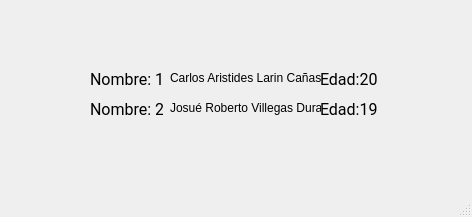
<?xml version="1.0" encoding="UTF-8"?>
<ui version="4.0">
 <class>Ejercicio1</class>
 <widget class="QMainWindow" name="Ejercicio1">
  <property name="geometry">
   <rect>
    <x>0</x>
    <y>0</y>
    <width>472</width>
    <height>217</height>
   </rect>
  </property>
  <property name="windowTitle">
   <string>MainWindow</string>
  </property>
  <widget class="QWidget" name="centralwidget">
   <widget class="QLabel" name="Nombre2">
    <property name="enabled">
     <bool>true</bool>
    </property>
    <property name="geometry">
     <rect>
      <x>90</x>
      <y>100</y>
      <width>73</width>
      <height>19</height>
     </rect>
    </property>
    <property name="font">
     <font>
      <family>Roboto</family>
      <pointsize>12</pointsize>
     </font>
    </property>
    <property name="cursor">
     <cursorShape>PointingHandCursor</cursorShape>
    </property>
    <property name="text">
     <string>Nombre: 2</string>
    </property>
   </widget>
   <widget class="QLabel" name="NombreCALC_2">
    <property name="geometry">
     <rect>
      <x>170</x>
      <y>100</y>
      <width>151</width>
      <height>16</height>
     </rect>
    </property>
    <property name="text">
     <string>Josué Roberto Villegas Duran</string>
    </property>
   </widget>
   <widget class="QLabel" name="Edada1">
    <property name="enabled">
     <bool>true</bool>
    </property>
    <property name="geometry">
     <rect>
      <x>320</x>
      <y>70</y>
      <width>73</width>
      <height>19</height>
     </rect>
    </property>
    <property name="font">
     <font>
      <family>Roboto</family>
      <pointsize>12</pointsize>
     </font>
    </property>
    <property name="cursor">
     <cursorShape>PointingHandCursor</cursorShape>
    </property>
    <property name="text">
     <string>Edad:20</string>
    </property>
   </widget>
   <widget class="QLabel" name="Edad2">
    <property name="enabled">
     <bool>true</bool>
    </property>
    <property name="geometry">
     <rect>
      <x>320</x>
      <y>100</y>
      <width>73</width>
      <height>19</height>
     </rect>
    </property>
    <property name="font">
     <font>
      <family>Roboto</family>
      <pointsize>12</pointsize>
     </font>
    </property>
    <property name="cursor">
     <cursorShape>PointingHandCursor</cursorShape>
    </property>
    <property name="text">
     <string>Edad:19</string>
    </property>
   </widget>
   <widget class="QLabel" name="Nombre1">
    <property name="enabled">
     <bool>true</bool>
    </property>
    <property name="geometry">
     <rect>
      <x>90</x>
      <y>70</y>
      <width>73</width>
      <height>19</height>
     </rect>
    </property>
    <property name="font">
     <font>
      <family>Roboto</family>
      <pointsize>12</pointsize>
     </font>
    </property>
    <property name="cursor">
     <cursorShape>PointingHandCursor</cursorShape>
    </property>
    <property name="text">
     <string>Nombre: 1</string>
    </property>
   </widget>
   <widget class="QLabel" name="NombreCALC">
    <property name="geometry">
     <rect>
      <x>170</x>
      <y>70</y>
      <width>151</width>
      <height>16</height>
     </rect>
    </property>
    <property name="text">
     <string>Carlos Aristides Larin Cañas</string>
    </property>
   </widget>
  </widget>
  <widget class="QMenuBar" name="menubar">
   <property name="geometry">
    <rect>
     <x>0</x>
     <y>0</y>
     <width>472</width>
     <height>21</height>
    </rect>
   </property>
  </widget>
  <widget class="QStatusBar" name="statusbar"/>
 </widget>
 <resources/>
 <connections/>
</ui>
